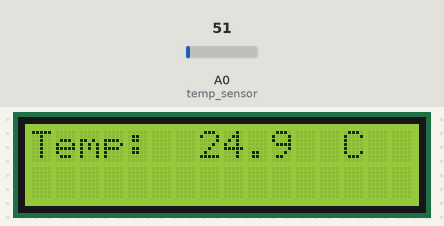
Simulated run of this sketch. Board: Arduino Uno, built with avr-gcc and run on an emulated ATmega328P. On the bench: 16×2 character LCD. The test bench sets the inputs (shaded band); at power-on: A0 (temp_sensor) = 51. What the sketch prints to the serial monitor is not drawn.

Above: at 1.2 s.
1.3 s: A0 (temp_sensor) set to 61
At 2.6 s:
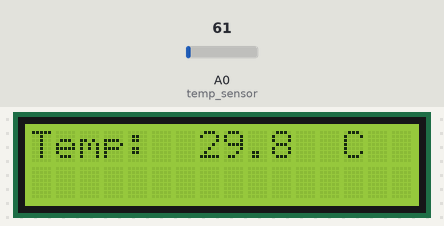
3.5 s: A0 (temp_sensor) set to 71
At 5.2 s:
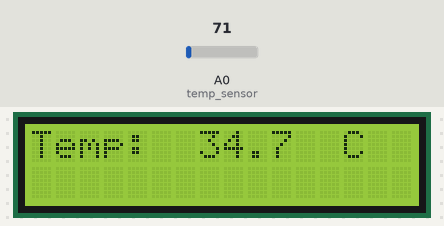
5.5 s: A0 (temp_sensor) set to 86
At 7.3 s:
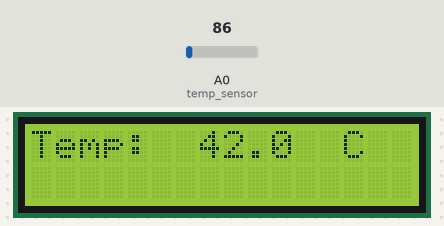
Timing chart, 0 to 8.8 s (numbered marks = the images above; inputs shaded):
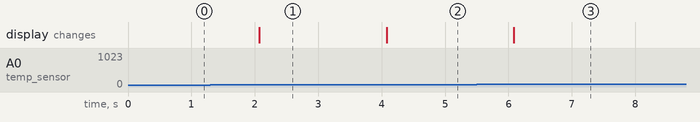

The sketch:

lcd_temperature_sensor.ino
```cpp
#include<LiquidCrystal.h>
LiquidCrystal sample_lcd(4,5,6,7,8,9);

#define temp_sensor A0
float temp;
int value;
void setup() {
  // put your setup code here, to run once:
pinMode(temp_sensor,INPUT);
Serial.begin(9600);
sample_lcd.begin(16,2);
sample_lcd.clear();
}

void loop() {
  // put your main code here, to run repeatedly:

value = analogRead(temp_sensor);
float v = (value/1023.0)*5000.0;
temp = v/10;
Serial.print("Temperature: ");
Serial.print(temp,1);
Serial.println(" C");
sample_lcd.setCursor(0,0);
sample_lcd.print("Temp: ");
sample_lcd.setCursor(7,0);
sample_lcd.print(temp,1);
sample_lcd.setCursor(12,0);
sample_lcd.print(" C");
delay(1000);
}
```

Source omitted: images.c (data table, 15393 bytes), for_lcd_menu.c (data table, 18471 bytes)

Measured:
- after the input at 1.3 s, the display: changes after 0.77 s (image 1)
- after the input at 3.5 s, the display: changes after 0.58 s (image 2)
- after the input at 5.5 s, the display: changes after 0.58 s (image 3)
